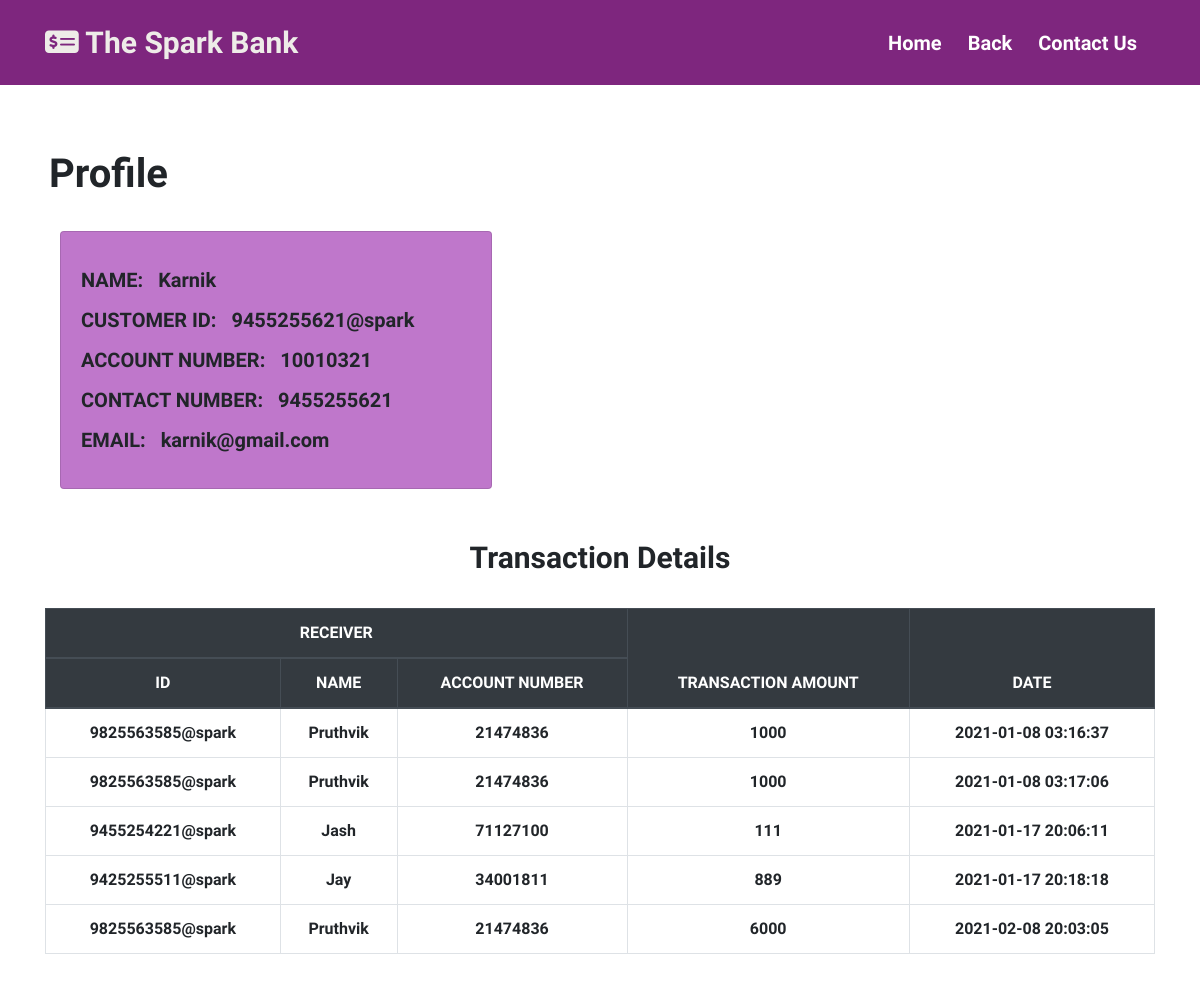
The app's page /passbook.php?id=1 with its own data.
### tables this page shows
CREATE TABLE `users` (
  `id` int(11) NOT NULL,
  `name` varchar(25) NOT NULL,
  `account_number` int(11) NOT NULL,
  `email` varchar(75) NOT NULL,
  `number` varchar(20) NOT NULL,
  `balance` float NOT NULL,
  `customer_id` varchar(30) NOT NULL,
  `upi_pin` int(6) NOT NULL
);

CREATE TABLE `transaction` (
  `id` int(11) NOT NULL,
  `user_id` int(11) NOT NULL,
  `reciver_id` int(11) NOT NULL,
  `name` varchar(25) NOT NULL,
  `customer_id` varchar(20) NOT NULL,
  `account_no` bigint(20) NOT NULL,
  `ammount` float NOT NULL,
  `added_on` datetime NOT NULL DEFAULT current_timestamp()
);

### passbook.php (the view, shortened to what this page needs)
<?php
require('connection.inc.php');
if (isset($_GET['id'])) {
  $id = $_GET['id'];
  $sql = mysqli_query($con, "select * from users where id='$id'");
  $row = mysqli_fetch_assoc($sql);
  $name = $row['name'];
  $number = $row['number'];
  $acno = $row['account_number'];
  $cid = $row['customer_id'];
  $email = $row['email'];
  $passbook = mysqli_query($con, "select * from transaction where user_id='$id'");
  $num = mysqli_num_rows($passbook);
}
?>
<!DOCTYPE html>
<html lang="en">
<head>
  <link rel="stylesheet" href="https://cdn.jsdelivr.net/npm/bootstrap@4.5.3/dist/css/bootstrap.min.css">
  <link rel="stylesheet" href="style.css">
  <link rel="stylesheet" href="style passbook.css">
</head>
<body>
  <nav class="navbar navbar-expand-lg navbar-light" style="background-color: rgb(126, 38, 126);">
    <div class="container">
      <a class="navbar-brand" href="index.php"><i class="fas fa-money-check-alt"></i> The Spark Bank</a>
      <div class="collapse navbar-collapse" id="navbarNavAltMarkup">
        <div class="navbar-nav ml-auto">
          <a class="nav-link active" aria-current="page" href="index.php">Home</a>
          <a class="nav-link" href="customer.php">Back</a>
          <a class="nav-link" href="#">Contact Us</a>
        </div>
      </div>
    </div>
  </nav>
  <div class="container">
    <div class="row ml-1" style="margin-top: 0px;">
      <h2><b>Profile</b></h2>
    </div>
    <div class="row mb-3">
      <div class="col-md-4">
        <div class="card" style="width: 27rem; background-color: #bf77cb">
          <div class="card-body">
            <p class="card-text">
            <h5><b>NAME:&nbsp;&nbsp;&nbsp;<?php echo $name ?></b></h5>
            </p>
            <p class="card-text">
            <h5><b>CUSTOMER ID:&nbsp;&nbsp;&nbsp;<?php echo $cid ?></b></h5>
            </p>
            <p class="card-text">
            <h5><b>ACCOUNT NUMBER:&nbsp;&nbsp;&nbsp;<?php echo $acno ?></b></h5>
            </p>
            <p class="card-text">
            <h5><b>CONTACT NUMBER:&nbsp;&nbsp;&nbsp;<?php echo $number ?></b></h5>
            </p>
            <p class="card-text">
            <h5><b>EMAIL:&nbsp;&nbsp;&nbsp;<?php echo $email ?></b></h5>
            </p>
          </div>
        </div>
      </div>
    </div>
  </div>
  <div class="container text-center">
    <h3><b>Transaction Details</b></h3>
    <br>
    <?php if($num > 0){ ?>
    <div class="table-responsive mb-5">
      <table class='table table-bordered text-center'>
        <thead class="thead-dark">
          <tr>
            <th scope="col" colspan="3">RECEIVER</th>
            <th scope="col" rowspan="2">TRANSACTION AMOUNT</th>
            <th scope="col" rowspan="2">DATE</th>
          </tr>
          <tr>
            <th scope="col">ID</th>
            <th scope="col">NAME</th>
            <th scope="col">ACCOUNT NUMBER</th>
          </tr>
        </thead>
        <tbody>
          <?php while ($row = mysqli_fetch_assoc($passbook)) { ?>
            <tr>
              <td><?php echo $row['customer_id'] ?></td>
              <td><?php echo $row['name'] ?></td>
              <td><?php echo $row['account_no'] ?></td>
              <td><?php echo $row['ammount'] ?></td>
              <td><?php echo $row['added_on'] ?></td>
            </tr>
          <?php } ?>
        </tbody>
      </table>
    </div>
    <?php }
      else{  echo"NO TRANSACTION TILL NOW"; } ?>
  </div>
</body>
</html>

### style.css (style rules this page uses)
body { margin: 0px; padding: 0px; font-family: 'Baloo Bhai 2', cursive; }
.navbar { margin: 0px; padding: 15px; text-align: center; }
.navbar .container .navbar-brand { color: rgb(238, 236, 232); }
.navbar .container .collapse .navbar-nav .nav-link { color: white; margin-right: 10px; }
.navbar-brand { font-size: 30px; font-weight: 700; }
.navbar-nav a:link { text-decoration: none; }
.nav-link { font-size: 20px; font-weight: 700; }
.row { padding-top: 25px; width: 100%; margin-left: auto; margin-right: auto; }

### style passbook.css (style rules this page uses)
* { margin:0; padding:0; font-family: 'Baloo Bhai 2', cursive; }
td { font-weight: bold; }
.container h2 { font-size: 40px; }
.container h2 { padding-top: 40px; }
h3 { font-size: 30px; padding-top: 35px; }

### records on screen
users: name "Karnik", customer "9455255621@spark", account_number "10010321", number "9455255621", email "karnik@gmail.com"
transaction: customer "9825563585@spark", name "Pruthvik", account_no "21474836", ammount "1000", added_on "2021-01-08 03:16:37"
transaction: customer "9825563585@spark", name "Pruthvik", account_no "21474836", ammount "1000", added_on "2021-01-08 03:17:06"
transaction: customer "9455254221@spark", name "Jash", account_no "71127100", ammount "111", added_on "2021-01-17 20:06:11"
transaction: customer "9425255511@spark", name "Jay", account_no "34001811", ammount "889", added_on "2021-01-17 20:18:18"
transaction: customer "9825563585@spark", name "Pruthvik", account_no "21474836", ammount "6000", added_on "2021-02-08 20:03:05"
